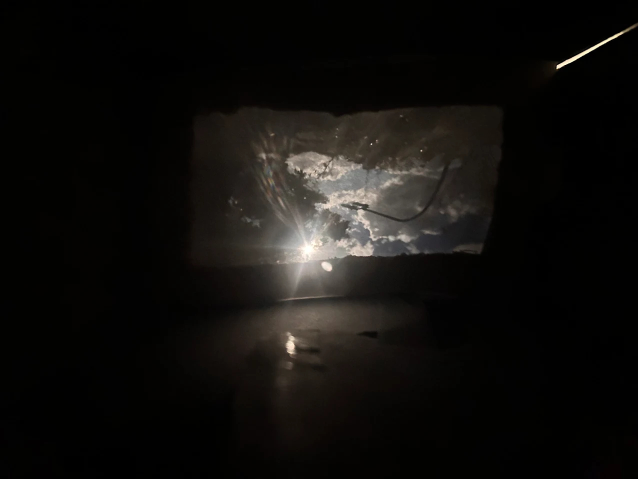
#> input picture 002/001 - TEO/mi_camara_oscura.jpg, 1276 x 957 px (shown at 1/2 size)
$ jupyter execute '007 - recuperacion y preprocesamiento de imagenes propias.ipynb'
#> lines starting #> are read from the running program, lines starting #| are printed output that depends on the picture
# Cuaderno extra: Recuperación y preprocesamiento de imágenes propias

Este cuaderno está pensado para trabajar con una imagen tomada por vos, por ejemplo una captura hecha a partir de la cámara oscura construida con caja de zapatos y bolsa. La idea es recuperar información útil antes de segmentar: mejorar contraste, corregir brillo, recortar la zona importante y reducir ruido.

## Objetivos

- Cargar una imagen propia y describirla.
- Detectar qué problema visual conviene corregir primero.
- Aplicar una o dos operaciones de preprocesamiento con criterio.
- Comparar la imagen original con la versión mejorada.
- Guardar una imagen lista para usar en la actividad integradora.

## Antes de empezar

No todas las imágenes necesitan el mismo tratamiento. En algunas puede convenir mejorar el contraste. En otras, recortar la zona útil. En otras, reducir ruido o corregir una dominante de iluminación.

La pregunta importante no es "qué filtro aplico", sino "qué problema veo en la imagen y qué operación puede ayudarme a resolverlo".

[cell 1]
from pathlib import Path

import cv2
import matplotlib.pyplot as plt
import numpy as np


def cargar_rgb(ruta):
    imagen_bgr = cv2.imread(str(ruta))
#> imagen_bgr is the input picture: shape (957, 1276, 3); mean B, G, R 12.8, 15.2, 16.7
    if imagen_bgr is None:
        raise FileNotFoundError(f"No se pudo abrir la imagen: {ruta}")
    return cv2.cvtColor(imagen_bgr, cv2.COLOR_BGR2RGB)


def mostrar_imagen(imagen, titulo="Imagen"):
    plt.figure(figsize=(6, 6))
    plt.imshow(imagen, cmap="gray" if imagen.ndim == 2 else None)
    plt.title(titulo)
    plt.axis("off")
    plt.show()


def mostrar_comparacion(original, procesada, titulo_original="Original", titulo_procesada="Procesada"):
    fig, axes = plt.subplots(1, 2, figsize=(12, 5))
    axes[0].imshow(original, cmap="gray" if original.ndim == 2 else None)
    axes[0].set_title(titulo_original)
    axes[0].axis("off")

    axes[1].imshow(procesada, cmap="gray" if procesada.ndim == 2 else None)
    axes[1].set_title(titulo_procesada)
    axes[1].axis("off")

    plt.tight_layout()
    plt.show()


def ajustar_brillo_contraste(imagen_rgb, alpha=1.2, beta=10):
    return cv2.convertScaleAbs(imagen_rgb, alpha=alpha, beta=beta)


def suavizar(imagen_rgb, kernel=5):
    return cv2.GaussianBlur(imagen_rgb, (kernel, kernel), 0)


def mejorar_contraste_clahe(imagen_rgb, clip_limit=2.0, tile=8):
    imagen_lab = cv2.cvtColor(imagen_rgb, cv2.COLOR_RGB2LAB)
    l, a, b = cv2.split(imagen_lab)
    clahe = cv2.createCLAHE(clipLimit=clip_limit, tileGridSize=(tile, tile))
    l_mejorado = clahe.apply(l)
    imagen_lab_mejorada = cv2.merge((l_mejorado, a, b))
    return cv2.cvtColor(imagen_lab_mejorada, cv2.COLOR_LAB2RGB)


def mostrar_histograma_gris(imagen_rgb):
    gris = cv2.cvtColor(imagen_rgb, cv2.COLOR_RGB2GRAY)
    hist, bins = np.histogram(gris.flatten(), bins=256, range=[0, 256])
    plt.figure(figsize=(10, 4))
    plt.plot(bins[:-1], hist, color="black")
    plt.title("Histograma en escala de grises")
    plt.xlabel("Intensidad")
    plt.ylabel("Cantidad de píxeles")
    plt.grid(alpha=0.3)
    plt.xlim(0, 255)
    plt.show()

## Parte 1. Cargá tu imagen

Guardá tu archivo en la misma carpeta del notebook o escribí la ruta completa. Si tu imagen viene de la experiencia con cámara oscura, conviene elegir una captura donde todavía se reconozca bien la escena, aunque tenga poco contraste o zonas oscuras.

[cell 2]
nombre_imagen = "mi_camara_oscura.jpg"
ruta = Path(nombre_imagen)

imagen_original = cargar_rgb(ruta)

print(f"Archivo cargado: {ruta}")
print(f"Forma: {imagen_original.shape}")
#| Forma: (957, 1276, 3)
print(f"Tipo de dato: {imagen_original.dtype}")
#| Tipo de dato: uint8

mostrar_imagen(imagen_original, "Imagen original")
mostrar_histograma_gris(imagen_original)
#> in mostrar_histograma_gris, `hist, bins = np.histogram(gris.flatten(), bins=256, range=[0, 256])`: hist = 256 values, max 348088 at index 2, min 11 at index 255, mean 4770; bins = 257 values from 0 to 256

## Parte 2. Diagnóstico inicial

Escribí qué problema principal ves en la imagen. Algunas posibilidades:

- se ve demasiado oscura,
- tiene poco contraste,
- hay ruido,
- la zona importante queda poco visible.

[cell 3]
problema_principal = "Sobra mucho fondo y conviene recortar y girar la foto"
hipotesis_mejora = "Recortar la imagen"

print("Problema principal:", problema_principal)
print("Operación que voy a probar primero:", hipotesis_mejora)

## Parte 3. Recorte opcional de la zona útil

Si la imagen tiene mucho fondo innecesario, podés recortar la región más importante antes de mejorarla. Si no necesitás recorte, dejá la imagen completa.

[cell 4]
# Si no querés recortar, usá toda la imagen.
y1, y2 = 210, 580  # Ajusta y2 para recortar lo negro de abajo
x1, x2 = 320, 950  # Ajusta x2 para recortar lo negro de la derecha

imagen_recortada = imagen_original[y1:y2, x1:x2]
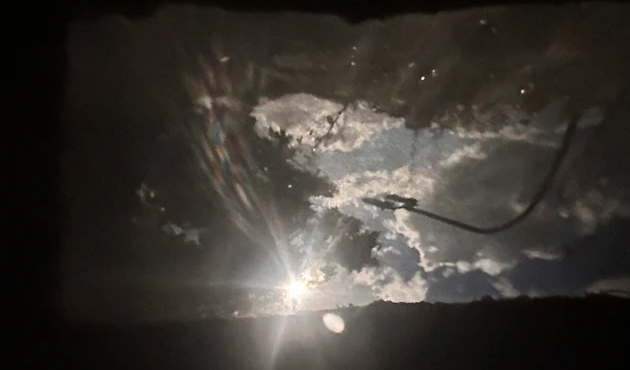
#> imagen_recortada: shape (370, 630, 3); mean R, G, B 60.4, 55.9, 50.4

mostrar_comparacion(imagen_original, imagen_recortada, "Original", "Región de trabajo")
#> in mostrar_comparacion, `plt.show()`:
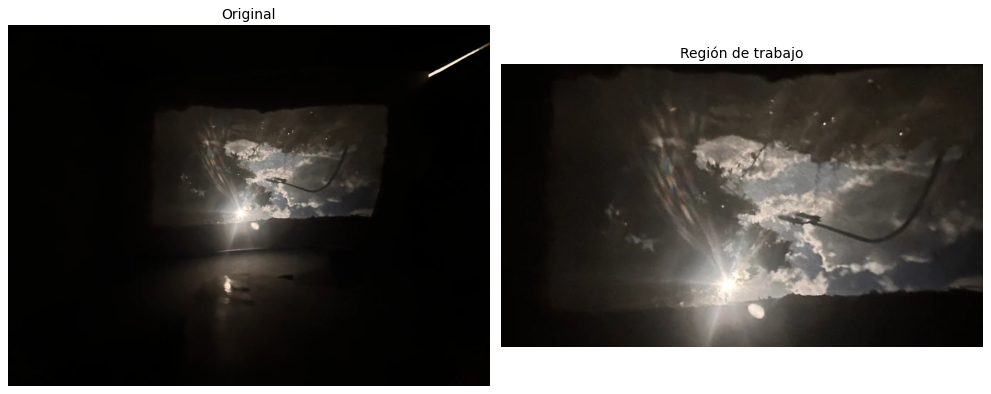
#> figure drawn by matplotlib, 2 panels

[cell 5]
print("Otro punto de mejora es girar la imagen para que se vea correctamente")
def girar_imagen(img, modo=-1):
    imagen_girada= cv2.flip(img, modo)

    return imagen_girada

[cell 6]
imagen_girada = girar_imagen(imagen_recortada, modo= -1)
#> in girar_imagen, `imagen_girada= cv2.flip(img, modo)`:
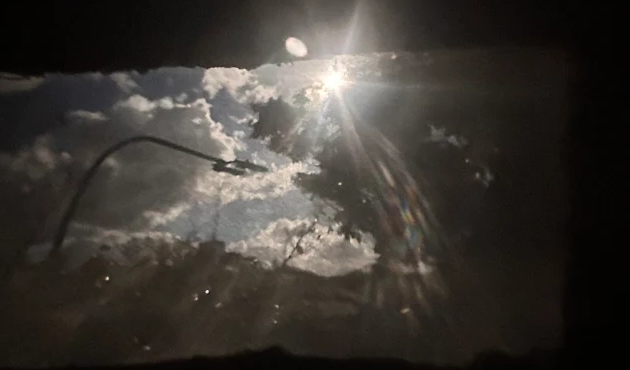
#> imagen_girada: shape (370, 630, 3); mean R, G, B 60.4, 55.9, 50.4

[cell 7]
mostrar_comparacion(imagen_original, imagen_girada)

## Parte 4. Probá mejoras de preprocesamiento

Acá tenés tres operaciones posibles. No hace falta usar todas. La idea es que pruebes, compares y decidas cuál te sirve más para preparar la imagen.

[cell 8]
brillo_contraste = ajustar_brillo_contraste(imagen_girada, alpha=1.4, beta=20)
#> in ajustar_brillo_contraste, `return cv2.convertScaleAbs(imagen_rgb, alpha=alpha, beta=beta)`:
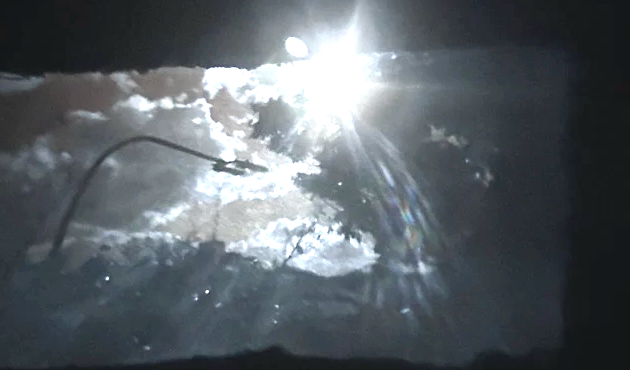
#> returned value: shape (370, 630, 3); mean of channels 0, 1, 2 102, 96.5, 89.3; drawn as B, G, R
clahe = mejorar_contraste_clahe(imagen_girada, clip_limit=2.0, tile=8)
#> in mejorar_contraste_clahe, `imagen_lab = cv2.cvtColor(imagen_rgb, cv2.COLOR_RGB2LAB)`: imagen_lab: shape (370, 630, 3); mean of channels 0, 1, 2 58.4, 128.9, 132
#> in mejorar_contraste_clahe, `l, a, b = cv2.split(imagen_lab)`:
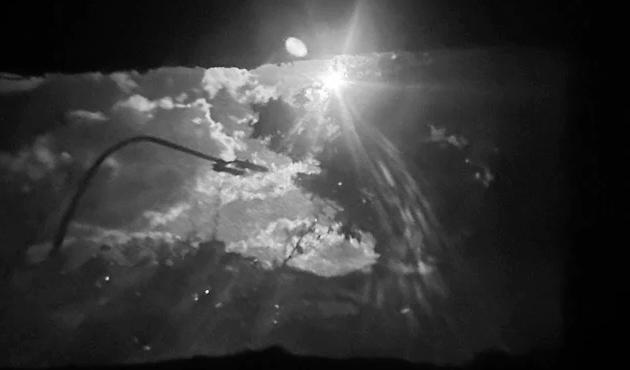
#> l: shape (370, 630); min 1, max 255, mean 58.4
#> in mejorar_contraste_clahe, `l, a, b = cv2.split(imagen_lab)`:
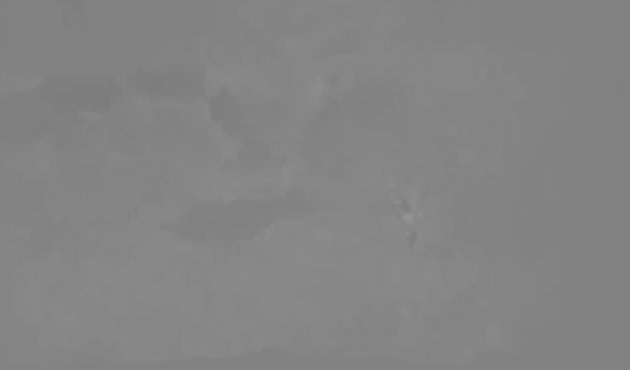
#> b: shape (370, 630); min 123, max 149, mean 132
#> in mejorar_contraste_clahe, `l_mejorado = clahe.apply(l)`:
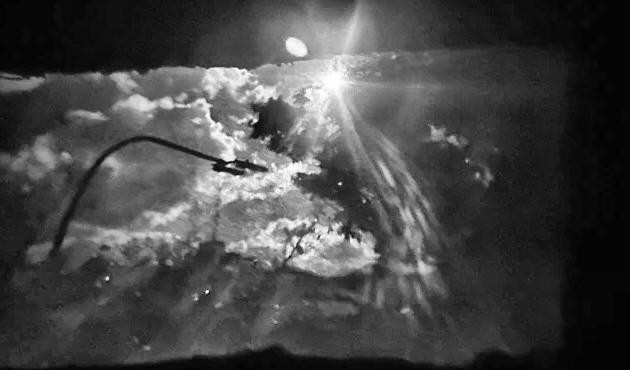
#> l_mejorado: shape (370, 630); min 2, max 255, mean 69.7
#> in mejorar_contraste_clahe, `imagen_lab_mejorada = cv2.merge((l_mejorado, a, b))`: imagen_lab_mejorada: shape (370, 630, 3); mean of channels 0, 1, 2 69.7, 128.9, 132
#> in mejorar_contraste_clahe, `return cv2.cvtColor(imagen_lab_mejorada, cv2.COLOR_LAB2RGB)`:
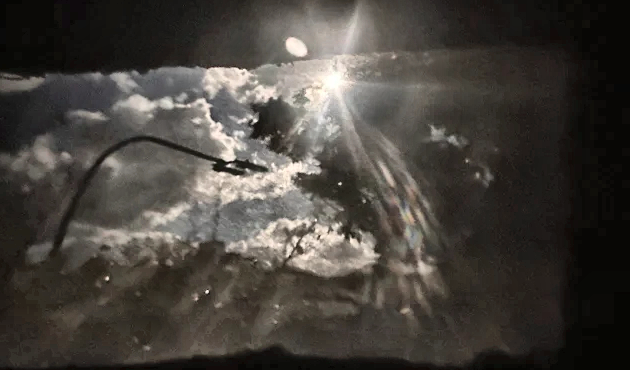
#> returned value: shape (370, 630, 3); mean R, G, B 70.9, 66.2, 60.5
suavizada = suavizar(imagen_girada, kernel=5)
#> in suavizar, `return cv2.GaussianBlur(imagen_rgb, (kernel, kernel), 0)`:
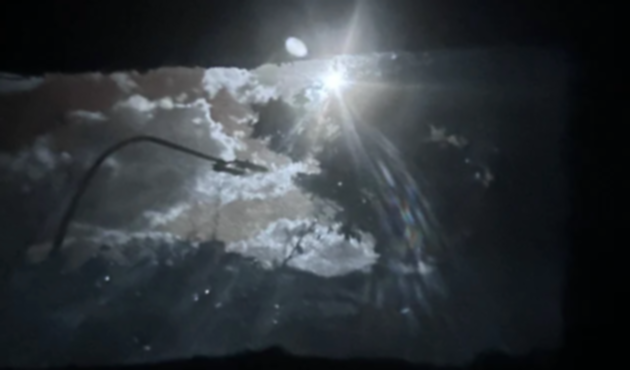
#> returned value: shape (370, 630, 3); mean of channels 0, 1, 2 60.4, 55.9, 50.4; drawn as B, G, R

fig, axes = plt.subplots(2, 2, figsize=(12, 10))
axes[0, 0].imshow(imagen_girada)
axes[0, 0].set_title("Base para trabajar")
axes[0, 0].axis("off")

axes[0, 1].imshow(brillo_contraste)
axes[0, 1].set_title("Brillo y contraste")
axes[0, 1].axis("off")

axes[1, 0].imshow(clahe)
axes[1, 0].set_title("Mejora local de contraste")
axes[1, 0].axis("off")

axes[1, 1].imshow(suavizada)
axes[1, 1].set_title("Suavizado")
axes[1, 1].axis("off")

plt.tight_layout()
plt.show()

## Parte 5. Elegí una versión final

Elegí cuál de las variantes te conviene conservar como imagen preprocesada. Si querés, también podés combinar operaciones en dos pasos, por ejemplo: primero mejorar contraste y después suavizar.

[cell 9]
# Elegí una opción o combiná operaciones.
imagen_preprocesada = suavizada

# Ejemplo de combinación posible:
# imagen_preprocesada = suavizar(ajustar_brillo_contraste(imagen_recortada, alpha=1.3, beta=15), kernel=5)

mostrar_comparacion(imagen_recortada, imagen_preprocesada, "Antes del preprocesamiento", "Versión final elegida")
mostrar_histograma_gris(imagen_preprocesada)
#> in mostrar_histograma_gris (call 2), `hist, bins = np.histogram(gris.flatten(), bins=256, range=[0, 256])`: hist = 256 values, max 8542 at index 4, min 0 at index 0, mean 910.5
#> in mostrar_histograma_gris (call 2), `plt.show()`:
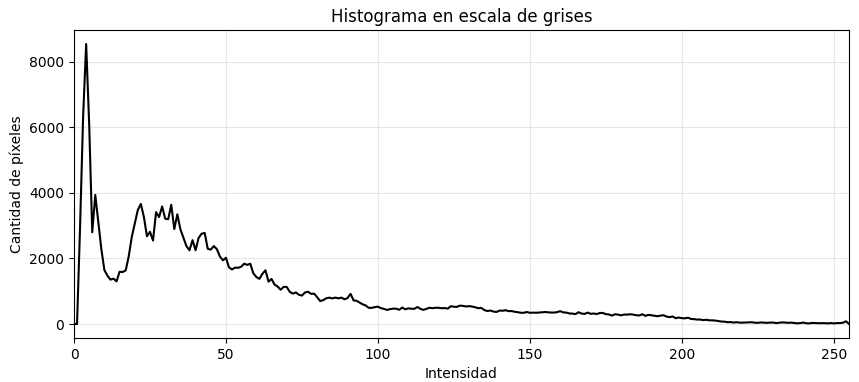
#> figure drawn by matplotlib, 1 panel; curve peaks at x = 4, y = 8542

## Parte 6. Guardá el resultado para la actividad integradora

El objetivo es que el próximo cuaderno pueda tomar esta imagen como punto de partida.

[cell 10]
salida = Path("imagen_preprocesada.png")
cv2.imwrite(str(salida), cv2.cvtColor(imagen_preprocesada, cv2.COLOR_RGB2BGR))
print(f"Imagen guardada en: {salida.resolve()}")
